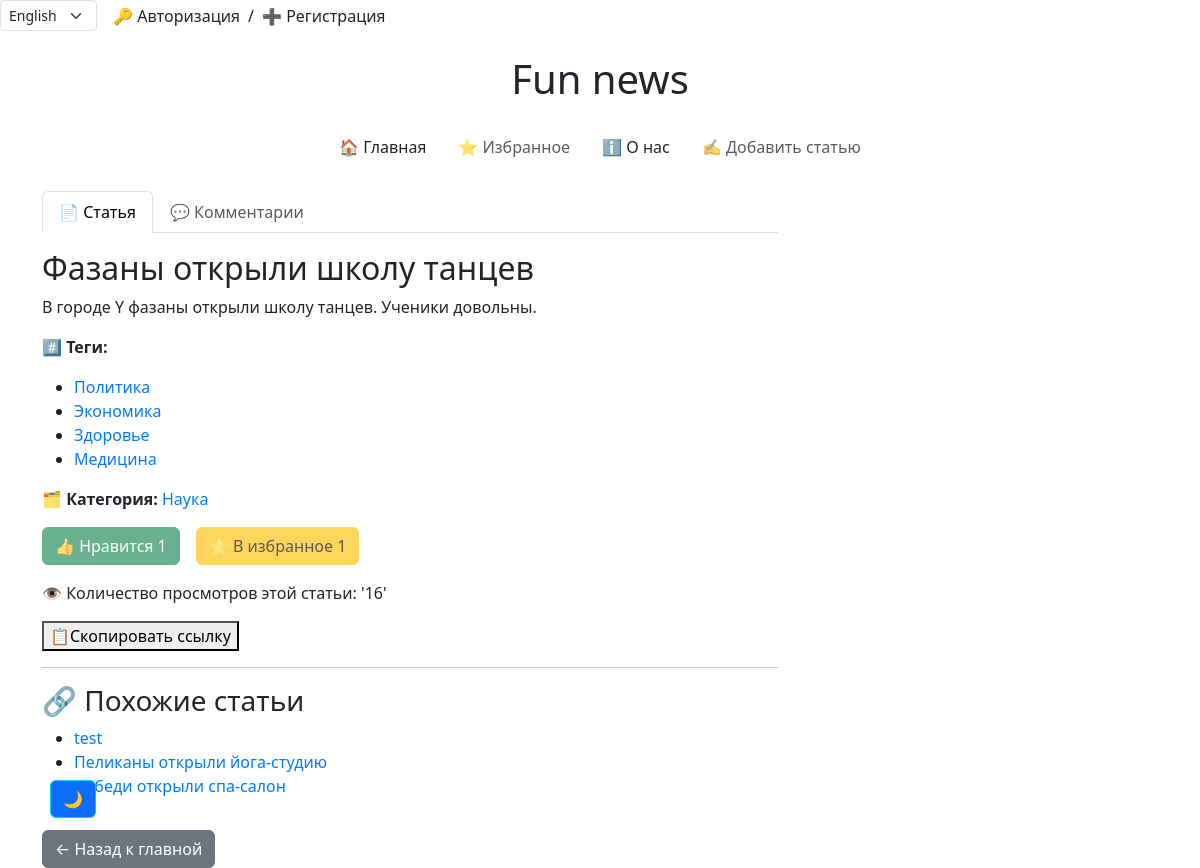
The app's page /en/news/article/fazany-otkryli-shkolu-tantsev/, older data.
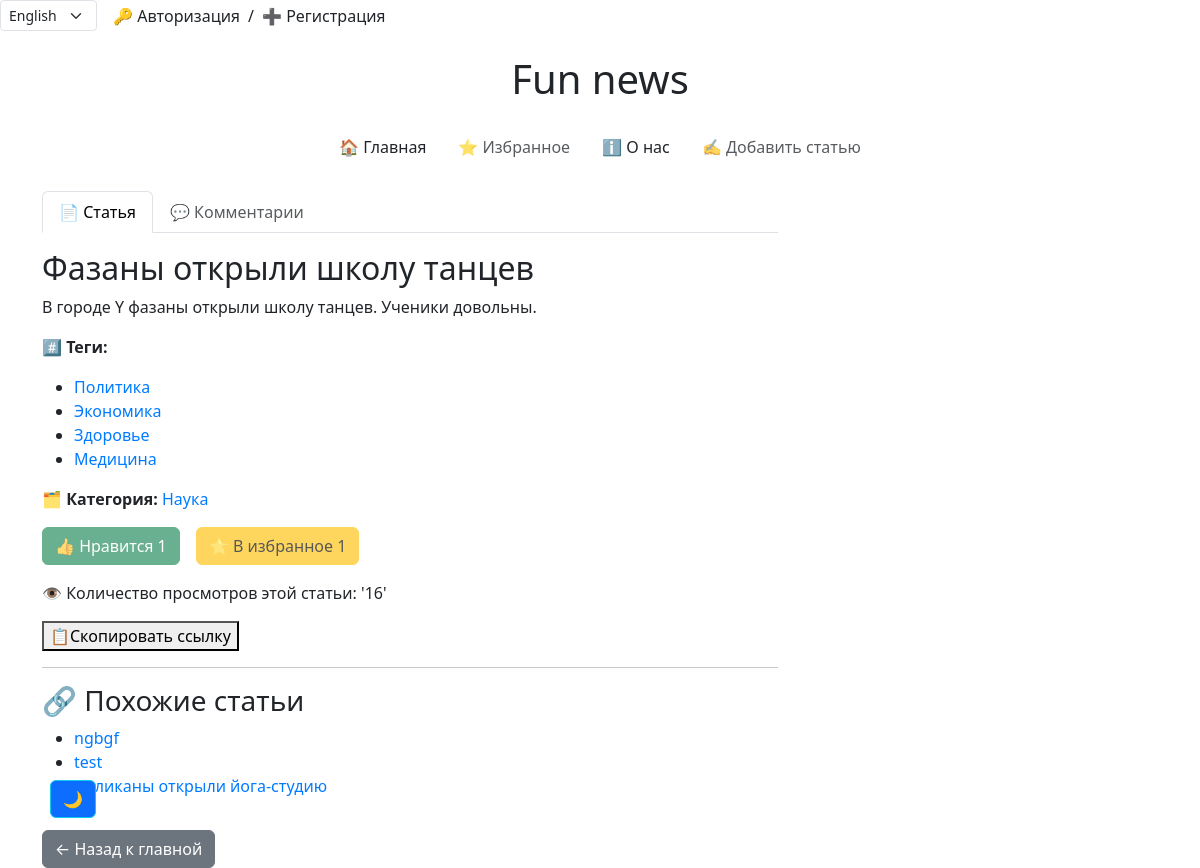
The same page, newer data.
### news/models.py (models this page shows, shortened)
class Tag(models.Model):
    name = models.CharField(max_length=255, unique=True)
    class Meta:
        verbose_name = 'Тег'  # единственное число для отображения в админке
        verbose_name_plural = 'Теги'  # мн. число для отображения в админке

class Article(models.Model):
    title = models.CharField(max_length=255, verbose_name='Заголовок')
    content = models.TextField(verbose_name='Содержание')
    publication_date = models.DateTimeField(default=timezone.now, verbose_name='Дата публикации')
    views = models.IntegerField(default=0, verbose_name='Просмотры')
    category = models.ForeignKey("Category", on_delete=models.CASCADE, verbose_name='Категория', blank=True,
                              null=True)
    tags = models.ManyToManyField("Tag", related_name='articles', verbose_name='Теги', blank=True)
    likes_count = models.IntegerField(default=0)
    favourites_count = models.IntegerField(default=0)
    is_active = models.BooleanField(default=True,  verbose_name='Теги')
    slug = models.SlugField(blank=True, null=True, unique=True)
    image = models.ImageField(upload_to='articles/%Y/%m/%d/',
                              validators=[FileExtensionValidator(['jpg', 'jpeg', 'png', 'jpeg'])],
                              blank=True,
                              null=True)
    author = models.ForeignKey(get_user_model(), on_delete=models.SET_NULL, null=True,
                               default=None, verbose_name='Author')
    def save(self, *args, **kwargs):
        super().save(*args, **kwargs)
    class Meta:
        verbose_name = 'Статья'
        verbose_name_plural = 'Статьи'
        ordering = ['-publication_date']
        permissions = [
        ('publish_article', 'Publish Article'),
            ('make_active', 'Make Active'),
        ]

### news/views.py (the view)
# urls.py: path('article/<slug:slug>/', article_detail, name='article_detail'),                              # статья полностью
def article_detail(request, slug):
    article = get_object_or_404(Article, slug=slug)
    all_tags = Tag.objects.all()
    all_categories = Category.objects.all()
    liked_ips = article.likes.values_list('ip_address', flat=True)
    favourite_ips = article.favourites.values_list('ip_address', flat=True)
    reset_comment_flag(request)
    article.views += 1              #cчётчик просмотров
    article.save()
    similar_articles = Article.objects.filter(
        Q(category=article.category) |
        Q(tags__in=article.tags.all())
    ).exclude(id=article.id).distinct().order_by('-publication_date')[:3]
    if request.method == 'POST':
        name = request.POST.get('name')
        text = request.POST.get('text')
        if name and text:
            Comment.objects.create(article=article, name=name, text=text)
    context = {
        "article": article,
        "all_tags": all_tags,
        "all_categories": all_categories,
        "liked_ips": liked_ips,
        "favourite_ips": favourite_ips,
        "similar_articles": similar_articles,
    }
    return render(request, 'news/article_detail.html', context=context)

### news/context_processors.py (called while the page is built)
def global_settings(request):
    if cache.get('favourite_count') is None:
        cache.set('favourite_count', Favourite.objects.count(), 60 * 15)
    if cache.get('like_count') is None:
        cache.set('like_count', Like.objects.count(), 60 * 15)
    if cache.get('articles_count') is None:
        cache.set('articles_count', Article.objects.count(), 60 * 15)
    if cache.get('all_tags_count') is None:
        cache.set('all_tags_count', Tag.objects.count(), 60 * 15)
    if cache.get('all_categories_count') is None:
        cache.set('all_categories_count', Category.objects.count(), 60 * 15)
    return {
        'favourites_count': cache.get('favourite_count'),
        'likes_count': cache.get('like_count'),
        'articles_count': cache.get('articles_count'),
    }

### news/views.py (called while the page is built)
def reset_comment_flag(request):
    if 'comment_submitted' in request.session:
        del request.session['comment_submitted']

### news/templates/news/article_detail.html (shortened to what this page needs)
{% extends 'news/base.html' %}
{% load i18n %}
    {% block content %}
    <section>
      <ul class="nav nav-tabs" id="addArticleTabs" role="tablist">
        <li class="nav-item" role="presentation">
          <button class="nav-link active" id="article-tab" data-bs-toggle="tab" data-bs-target="#article" type="button" role="tab">
            {% trans '📄 Статья' %}
          </button>
        </li>
        {% if user.is_authenticated %}
        <li class="nav-item" role="presentation">
          <button class="nav-link" id="comments-tab" data-bs-toggle="tab" data-bs-target="#comments" type="button" role="tab">
            {% trans '💬 Комментарии' %} ({{ article.comments.count }})
          </button>
        </li>
        {% else %}
        <li class="nav-item" role="presentation">
          <button class="nav-link" id="comments-tab" data-bs-toggle="tab" data-bs-target="#comments" type="button" role="tab" disabled>
            {% trans '💬 Комментарии' %}
          </button>
        </li>
        {% endif %}
      </ul>
      <div class="tab-content mt-3">
        <div class="tab-pane fade show active" id="article" role="tabpanel">
          <div class="news">
            <h2>{{ article.title }}</h2>
            <p>{{ article.content }} </p>
            {% if article.tags.all %}
              <p><strong>{% trans "#️⃣ Теги:"  %}</strong></p>
              <ul>
                {% for tag in article.tags.all %}
                  <li><a href="{% url 'news:news_by_tag' tag.name %}">{{ tag.name }}</a></li>
                {% endfor %}
              </ul>
            {% endif %}
            <p><strong>{% trans '🗂️ Категория:'  %}</strong>
              {% if article.category %}
                <a href="{% url 'news:news_by_category' article.category.name %}">{{ article.category.name }}</a>
              {% else %}
               {% trans 'Нет категории'  %}
              {% endif %}
            </p>
            <div class="buttons-container d-flex gap-3 mb-3">
              <form id="like-form-{{ article.id }}" data-article-id="{{ article.id }}">
                <button type="button" class="btn {% if request.META.REMOTE_ADDR in liked_ips %}btn-success{% else %}btn-outline-success{% endif %} {% if not user.is_authenticated %}btn-secondary disabled{% endif %}" id="like-btn-{{ article.id }}">
                 {% trans '👍 Нравится'  %} <span id="like-count-{{ article.id }}">{{ article.likes_count }}</span>
                </button>
              </form>
              <form id="favourite-form-{{ article.id }}" data-article-id="{{ article.id }}">
                <button type="button" class="btn {% if request.META.REMOTE_ADDR in favourite_ips %}btn-warning{% else %}btn-outline-warning{% endif %} {% if not user.is_authenticated %}btn-secondary disabled{% endif %}" id="favourite-btn-{{ article.id }}">
                  {% trans '⭐ В избранное'  %} <span id="favourite-count-{{ article.id }}">{{ article.favourites_count }}</span>
                </button>
              </form>
            </div>
            <p> {% trans '👁 Количество просмотров этой статьи:'  %} '{{ article.views }}' </p>
            <button type="button" onclick="copyToClipboard()">{% trans '📋Скопировать ссылку' %}</button>
            <hr>
            <h3>{% trans '🔗 Похожие статьи'  %}</h3>
            <ul>
              {% for sim in similar_articles %}
                <li>
                  <a href="{% url 'news:article_detail' slug=sim.slug %}">{{ sim.title }}</a>
                </li>
              {% empty %}
                <p> {% trans '🔗 Похожие статьи не найдены' %} </p>
              {% endfor %}
            </ul>
            <a class="btn btn-secondary mt-3" href="{% url 'news:catalog' %}">{% trans '← Назад к главной'  %}</a>
          </div>
        </div>
      </div>
    </section>
    {% endblock %}

Row changes from the older to the newer data that the page shows:
no longer on this page (row unchanged): Article: title "Лебеди открыли спа-салон"
added Article: title "ngbgf"
